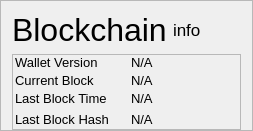
                <widget class="QFrame" name="frameBlockchainInfo">
                 <property name="frameShape">
                  <enum>QFrame::StyledPanel</enum>
                 </property>
                 <property name="frameShadow">
                  <enum>QFrame::Raised</enum>
                 </property>
                 <layout class="QVBoxLayout" name="verticalLayout_19">
                  <property name="bottomMargin">
                   <number>0</number>
                  </property>
                  <item>
                   <layout class="QHBoxLayout" name="horizontalLayout_14">
                    <item>
                     <widget class="QLabel" name="label_blockchaininfo">
                      <property name="font">
                       <font>
                        <pointsize>24</pointsize>
                       </font>
                      </property>
                      <property name="text">
                       <string>Blockchain</string>
                      </property>
                      <property name="alignment">
                       <set>Qt::AlignLeading</set>
                      </property>
                     </widget>
                    </item>
                    <item>
                     <widget class="QLabel" name="label">
                      <property name="font">
                       <font>
                        <pointsize>13</pointsize>
                       </font>
                      </property>
                      <property name="text">
                       <string>info</string>
                      </property>
                      <property name="alignment">
                       <set>Qt::AlignLeading|Qt::AlignLeft|Qt::AlignVCenter</set>
                      </property>
                     </widget>
                    </item>
                    <item>
                     <spacer name="horizontalSpacer_5">
                      <property name="orientation">
                       <enum>Qt::Horizontal</enum>
                      </property>
                      <property name="sizeHint" stdset="0">
                       <size>
                        <width>40</width>
                        <height>20</height>
                       </size>
                      </property>
                     </spacer>
                    </item>
                   </layout>
                  </item>
                  <item>
                   <widget class="QFrame" name="frameBlockchainInfoData">
                    <property name="enabled">
                     <bool>true</bool>
                    </property>
                    <property name="layoutDirection">
                     <enum>Qt::LeftToRight</enum>
                    </property>
                    <property name="autoFillBackground">
                     <bool>false</bool>
                    </property>
                    <property name="frameShape">
                     <enum>QFrame::StyledPanel</enum>
                    </property>
                    <property name="frameShadow">
                     <enum>QFrame::Raised</enum>
                    </property>
                    <layout class="QGridLayout" name="gridLayout_5">
                     <property name="sizeConstraint">
                      <enum>QLayout::SetDefaultConstraint</enum>
                     </property>
                     <property name="leftMargin">
                      <number>2</number>
                     </property>
                     <property name="topMargin">
                      <number>0</number>
                     </property>
                     <property name="bottomMargin">
                      <number>0</number>
                     </property>
                     <property name="horizontalSpacing">
                      <number>6</number>
                     </property>
                     <property name="verticalSpacing">
                      <number>3</number>
                     </property>
                     <item row="3" column="1" colspan="2" alignment="Qt::AlignLeft">
                      <widget class="QLabel" name="numberOfBlocks">
                       <property name="font">
                        <font>
                         <pointsize>10</pointsize>
                        </font>
                       </property>
                       <property name="text">
                        <string>N/A</string>
                       </property>
                       <property name="alignment">
                        <set>Qt::AlignVCenter</set>
                       </property>
                      </widget>
                     </item>
                     <item row="0" column="1" alignment="Qt::AlignLeft">
                      <widget class="QLabel" name="walletversionv">
                       <property name="minimumSize">
                        <size>
                         <width>0</width>
                         <height>0</height>
                        </size>
                       </property>
                       <property name="maximumSize">
                        <size>
                         <width>16777215</width>
                         <height>16777215</height>
                        </size>
                       </property>
                       <property name="font">
                        <font>
                         <pointsize>10</pointsize>
                        </font>
                       </property>
                       <property name="text">
                        <string>N/A</string>
                       </property>
                       <property name="alignment">
                        <set>Qt::AlignVCenter</set>
                       </property>
                      </widget>
                     </item>
                     <item row="5" column="1" colspan="2" alignment="Qt::AlignLeft">
                      <widget class="QLabel" name="lastBlockHash">
                       <property name="font">
                        <font>
                         <pointsize>10</pointsize>
                        </font>
                       </property>
                       <property name="text">
                        <string>N/A</string>
                       </property>
                       <property name="alignment">
                        <set>Qt::AlignVCenter</set>
                       </property>
                      </widget>
                     </item>
                     <item row="4" column="0">
                      <widget class="QLabel" name="lastBlockTimeLabel">
                       <property name="font">
                        <font>
                         <pointsize>10</pointsize>
                        </font>
                       </property>
                       <property name="text">
                        <string>Last Block Time     </string>
                       </property>
                       <property name="alignment">
                        <set>Qt::AlignVCenter</set>
                       </property>
                      </widget>
                     </item>
                     <item row="3" column="0">
                      <widget class="QLabel" name="numberOfBlocksLabel">
                       <property name="font">
                        <font>
                         <pointsize>10</pointsize>
                        </font>
                       </property>
                       <property name="text">
                        <string>Current Block</string>
                       </property>
                       <property name="alignment">
                        <set>Qt::AlignVCenter</set>
                       </property>
                      </widget>
                     </item>
                     <item row="5" column="0">
                      <widget class="QLabel" name="lastBlockHashLabel">
                       <property name="font">
                        <font>
                         <pointsize>10</pointsize>
                        </font>
                       </property>
                       <property name="text">
                        <string>Last Block Hash</string>
                       </property>
                       <property name="alignment">
                        <set>Qt::AlignVCenter</set>
                       </property>
                      </widget>
                     </item>
                     <item row="4" column="1" colspan="2" alignment="Qt::AlignLeft">
                      <widget class="QLabel" name="lastBlockTime">
                       <property name="font">
                        <font>
                         <pointsize>10</pointsize>
                        </font>
                       </property>
                       <property name="text">
                        <string>N/A</string>
                       </property>
                       <property name="alignment">
                        <set>Qt::AlignVCenter</set>
                       </property>
                      </widget>
                     </item>
                     <item row="0" column="0">
                      <widget class="QLabel" name="walletversion">
                       <property name="minimumSize">
                        <size>
                         <width>0</width>
                         <height>0</height>
                        </size>
                       </property>
                       <property name="maximumSize">
                        <size>
                         <width>16777215</width>
                         <height>16777215</height>
                        </size>
                       </property>
                       <property name="font">
                        <font>
                         <pointsize>10</pointsize>
                        </font>
                       </property>
                       <property name="text">
                        <string>Wallet Version</string>
                       </property>
                       <property name="alignment">
                        <set>Qt::AlignLeading|Qt::AlignLeft|Qt::AlignVCenter</set>
                       </property>
                      </widget>
                     </item>
                     <item row="5" column="5">
                      <spacer name="horizontalSpacer_7">
                       <property name="orientation">
                        <enum>Qt::Horizontal</enum>
                       </property>
                       <property name="sizeHint" stdset="0">
                        <size>
                         <width>40</width>
                         <height>20</height>
                        </size>
                       </property>
                      </spacer>
                     </item>
                    </layout>
                   </widget>
                  </item>
                 </layout>
                </widget>
